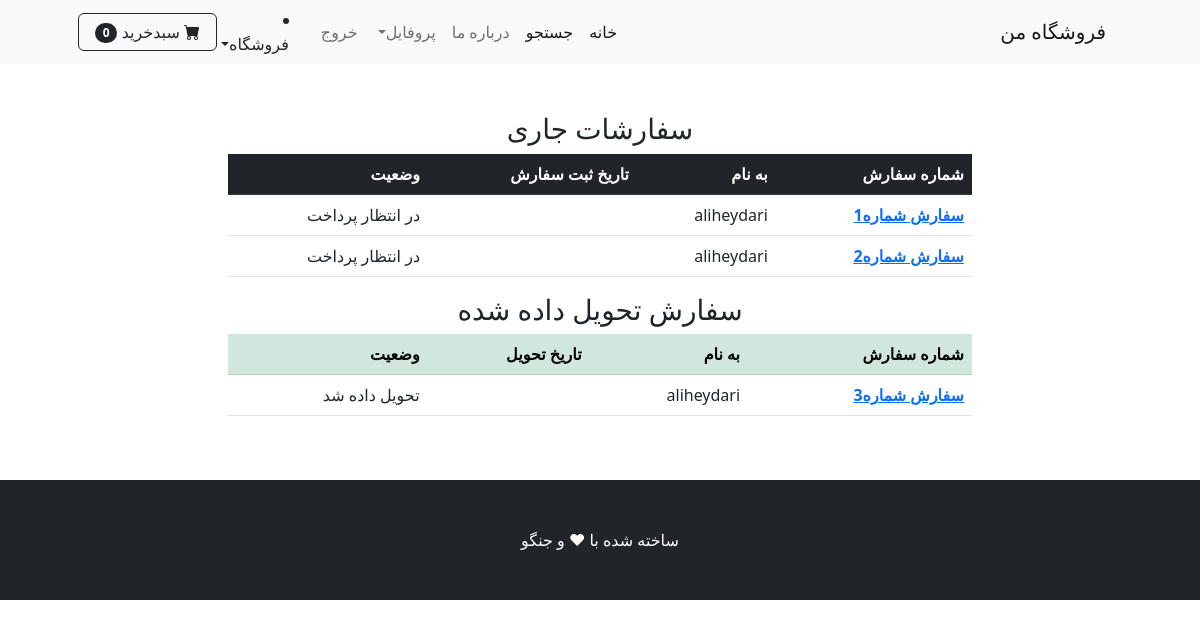
Screenshot of /orders/ (signed in) with the database file from the repository.
### payment/models.py (models this page shows, shortened)
class Order(models.Model):
    STATUS_ORDER = [
        ('Pending','در انتظار پرداخت'),
        ('Processing','در حال پردازش'),
        ('Shipped','ارسال شده به پست'),
        ('Delivered','تحویل داده شد'),
    ]
    user = models.ForeignKey(User, on_delete=models.CASCADE,null=True,blank=True)
    full_name = models.CharField(max_length=250)
    email = models.EmailField(max_length=300)
    shipping_address = models.TextField(max_length=150000)
    amount_paid = models.DecimalField(decimal_places=0 ,max_digits=12)
    date_ordered = jmodels.jDateTimeField(auto_now=True)
    status = models.CharField(max_length=50, choices=STATUS_ORDER,default='Pending')
    last_update = jmodels.jDateTimeField(auto_now=True)

### shop/views.py (the view)
# urls.py: path('orders/', views.user_orders, name="orders"),
def user_orders(request):
    if request.user.is_authenticated:
        delivered_orders = Order.objects.filter(user = request.user, status='Delivered')
        other_orders = Order.objects.filter(user = request.user).exclude(status='Delivered')
        context = {
            'delivered':delivered_orders,
            'other': other_orders
        }
        return render(request,'orders.html', context)
    else:
        messages.success(request, 'دسترسی به این صفحه امکان پذیرنمیباشد')
        return redirect('home')

### cart/cart.py (called while the page is built)
    def __len__(self):
        return len(self.cart)

### cart/context_processors.py (called while the page is built)
def cart(request):
    return{'cart':Cart(request)}

### shop/templates/orders.html (shortened to what this page needs)
{% extends 'base.html' %}
{% block content %}
<br><br>
<div class="container"
    <div class="row">
        <center>
            <div class="col-8">
                {% if other %}
                <h3>سفارشات جاری</h3>
                <table class="table">
                    <thead class="table-dark">
                      <tr>
                        <th scope="col"> شماره سفارش </th>
                        <th scope="col"> به نام </th>
                        <th scope="col">تاریخ ثبت سفارش</th>
                        <th scope="col">وضعیت</th>
                      </tr>
                    </thead>
                    <tbody>
                        {% for order in other %}
                      <tr>
                        <th scope="row"><a href="{% url 'order_details' order.id %}">سفارش شماره{{order.id}}</a></th>
                        <td>{{order.full_name}}</td>
                        <td>{{order.date_ordered}}</td>
                        <td>{{order.get_status_display}}</td>
                      </tr>
                      {% endfor %}
                    </tbody>
                </table>
                {% else %}
                سفارشی در جریان نیست!
              {% endif %}
              {% if delivered %}
                <h3>سفارش تحویل داده شده</h3>
                <table class="table">
                    <thead class="table-success">
                      <tr>
                        <th scope="col"> شماره سفارش </th>
                        <th scope="col"> به نام </th>
                        <th scope="col">تاریخ تحویل</th>
                        <th scope="col">وضعیت</th>
                      </tr>
                    </thead>
                    <tbody>
                      {% for order in delivered %}
                      <tr>
                        <th scope="row"><a href="{% url 'order_details' order.id %}">سفارش شماره{{order.id}}</a></th>
                        <td>{{order.full_name}}</td>
                        <td>{{order.date_ordered|date:"Y-m-d H:i:s" }}</td>
                        <td>{{order.get_status_display}}</td>
                      </tr>
                      {% endfor %}
                    </tbody>
                </table>
                {% else %}
                سفارشی در کار نیست!
              {% endif %}
            </div>
        </center>
    </div>
<br><br>
{% endblock %}

### rows the page displays
Order: id "1", full_name "aliheydari", status "در انتظار پرداخت"
Order: id "2", full_name "aliheydari", status "در انتظار پرداخت"
Order: id "3", full_name "aliheydari", status "تحویل داده شد"

### other values shown
{{ cart|length }} "0"
